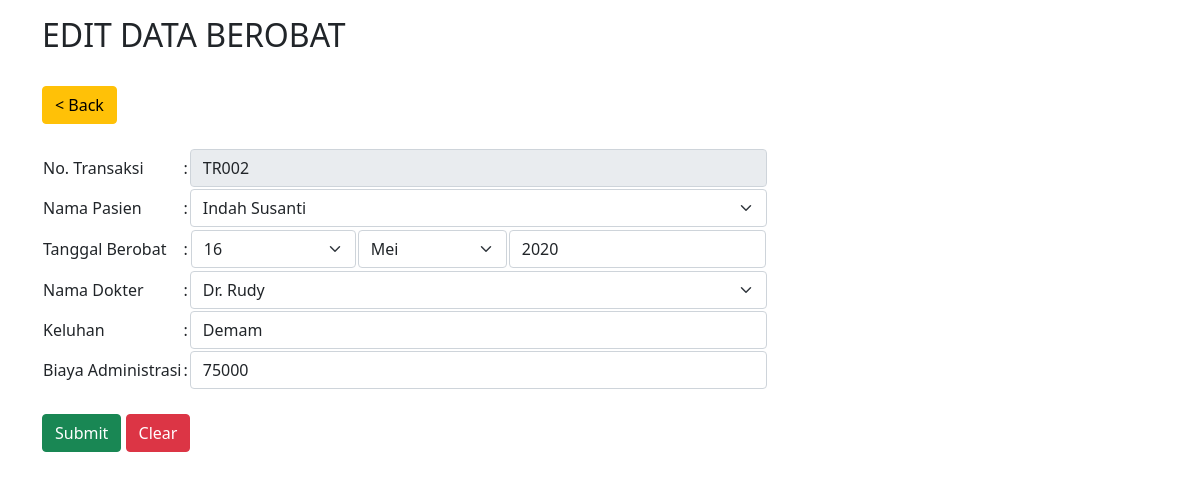
Screenshot of /berobat/update.php?status=edit&no_transaksi=TR002 with the database file from the repository.
### tables this page shows
CREATE TABLE `berobat` (
  `no_transaksi` varchar(255) NOT NULL,
  `pasien_id` int(11) DEFAULT NULL,
  `tanggal_berobat` date DEFAULT NULL,
  `dokter_id` int(11) DEFAULT NULL,
  `keluhan` varchar(255) DEFAULT NULL,
  `biaya_admin` int(11) DEFAULT NULL
);

CREATE TABLE `pasien` (
  `pasien_id` int(11) NOT NULL,
  `nama_pasien` varchar(255) DEFAULT NULL,
  `tanggal_lahir` date DEFAULT NULL,
  `jenis_kelamin` varchar(255) DEFAULT NULL,
  `alamat` varchar(255) DEFAULT NULL
);

CREATE TABLE `dokter` (
  `dokter_id` int(11) NOT NULL,
  `nama_dokter` varchar(255) DEFAULT NULL,
  `poli_id` int(11) DEFAULT NULL
);

### function/main.php (called while the page is built)
<?php
$conn = mysqli_connect('localhost', 'root', '', 'admin_klinik');
function query($query)
{
    global $conn;
    $result = mysqli_query($conn, $query);
    $rows = [];
    while ($row = mysqli_fetch_assoc($result)) {
        $rows[] = $row;
    }
    return $rows;
}

### berobat/update.php (the view, shortened to what this page needs)
<?php
require '../function/berobat.php';
$no_transaksi = $_GET['no_transaksi'];
$berobat = query("SELECT * FROM berobat WHERE no_transaksi = '$no_transaksi'")[0];
$query = mysqli_query($conn, "SELECT * FROM berobat WHERE no_transaksi = '$no_transaksi'");
while ($h = mysqli_fetch_array($query)) {
	$pasien_id = $h['pasien_id'];
	$tanggal = explode("-", $h['tanggal_berobat']);
	$dokter_id = $h['dokter_id'];
}
$option_pasien = "<option value='' style='display:none'>- Pilih Pasien -</option>";
$q = mysqli_query($conn, "SELECT * FROM pasien ORDER BY nama_pasien");
while ($h = mysqli_fetch_array($q)) {
	$option_pasien = $option_pasien . "<option value=$h[pasien_id] " . ($pasien_id == $h['pasien_id'] ? 'selected' : '') . ">$h[nama_pasien]</option>";
}
$option_tanggal = "<option value='' style='display:none'>- Pilih Tanggal -</option>";
for ($i = 1; $i <= 31; $i++) {
	$option_tanggal = $option_tanggal . "<option value=$i " . ($tanggal[2] == $i ? 'selected' : '') . ">$i</option>";
}
$bulan = [
	"", "Januari", "Februari", "Maret", "April",
	"Mei", "Juni", "Juli", "Agustus", "September",
	"Oktober", "November", "Desember"
];
$option_bulan = "<option value='' style='display:none'>- Pilih Bulan -</option>";
for ($i = 1; $i <= 12; $i++) {
	$option_bulan = $option_bulan . "<option value=$i " . ($tanggal[1] == $i ? 'selected' : '') . ">$bulan[$i]</option>";
}
$option_dokter = "<option value='' style='display:none'>- Pilih Dokter -</option>";
$q = mysqli_query($conn, "SELECT * FROM dokter ORDER BY nama_dokter");
while ($h = mysqli_fetch_array($q)) {
	$option_dokter = $option_dokter . "<option value=$h[dokter_id] " . ($dokter_id == $h['dokter_id'] ? 'selected' : '') . ">$h[nama_dokter]</option>";
}
?>
<!DOCTYPE html>
<html lang="en">
<head>
	<link href="https://cdn.jsdelivr.net/npm/bootstrap@5.1.3/dist/css/bootstrap.min.css" rel="stylesheet">
</head>
<body>
	<div class="container mt-3">
		<h2>EDIT DATA BEROBAT</h2><br>
		<a href='index.php?' class='btn btn-warning'>
			< Back</a><br><br>
				<form action="" method="post">
					<table>
						<tr>
							<td><label for="no_transaksi">No. Transaksi</label></td>
							<td>:</td>
							<td><input type="text" class="form-control" id="no_transaksi" name="no_transaksi" value='<?= $berobat['no_transaksi']; ?>' readonly></td>
						</tr>
						<tr>
							<td><label for="pasien_id">Nama Pasien</label></td>
							<td>:</td>
							<td><select class="form-select" name="pasien_id" id="pasien_id" value=<?php echo $pasien_id; ?>><?php echo $option_pasien; ?></select></td>
						</tr>
						<tr>
							<td><label for="tanggal">Tanggal Berobat</label></td>
							<td>:</td>
							<td>
								<table>
									<tr>
										<td><select class="form-select" name="tanggal" id="tanggal"><?php echo $option_tanggal; ?></select></td>
										<td><select class="form-select" name="bulan"><?php echo $option_bulan; ?></select></td>
										<td><input type="number" class="form-control pull-left" name="tahun" value=<?php echo $tanggal[0]; ?>></td>
									</tr>
								</table>
							</td>
						</tr>
						<tr>
							<td><label for="dokter_id">Nama Dokter</label></td>
							<td>:</td>
							<td><select class="form-select" name="dokter_id" id="dokter_id"><?php echo $option_dokter; ?></select></td>
						</tr>
						<tr>
							<td><label for="keluhan">Keluhan</label></td>
							<td>:</td>
							<td><input type="text" class="form-control" id="keluhan" name="keluhan" value='<?= $berobat['keluhan']; ?>' required></td>
						</tr>
						<tr>
							<td><label for="biaya_admin">Biaya Administrasi</label></td>
							<td>:</td>
							<td><input type="number" class="form-control" name="biaya_admin" id="biaya_admin" value='<?= $berobat['biaya_admin']; ?>' required></td>
						</tr>
					</table>
					<br>
					<button type="submit" name="submit" class='btn btn-success'>Submit</button>
					<a href='update.php?status=clear&no_transaksi=<?= $no_transaksi; ?>' class='btn btn-danger'>Clear</a>
				</form>
	</div>
</body>
</html>

### rows the page displays
berobat: no_transaksi "TR002", pasien_id "Indah Susanti", tanggal "16", bulan "Mei", tahun "2020", dokter_id "Dr. Rudy", keluhan "Demam", biaya_admin "75000"
